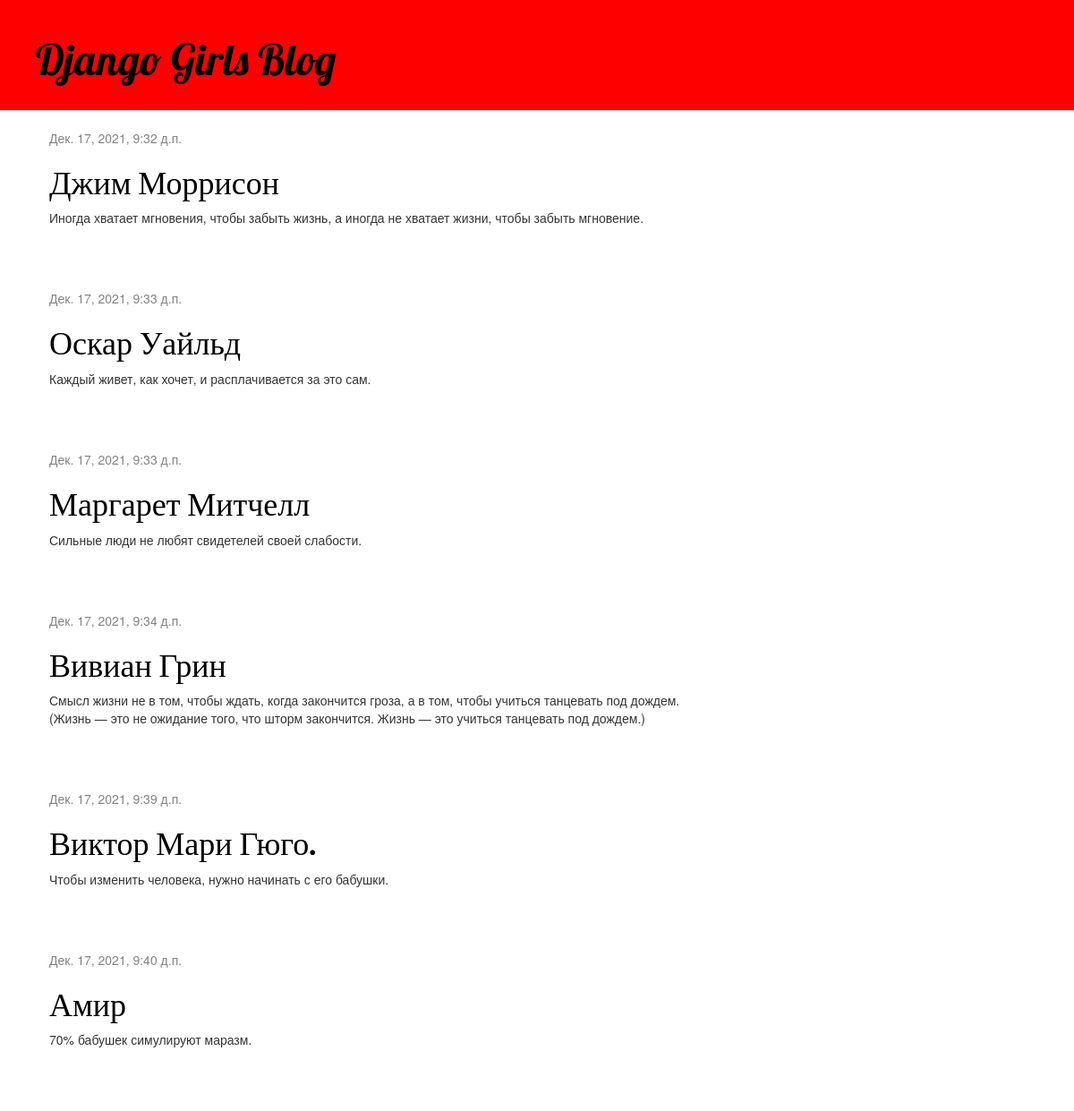
The page / on the database its author committed.
### blog/models.py (models this page shows, shortened)
class Post(models.Model):
    author = models.ForeignKey(settings.AUTH_USER_MODEL, on_delete=models.CASCADE)
    title = models.CharField(max_length=200)
    text = models.TextField()
    created_date = models.DateTimeField(default=timezone.now)
    published_date = models.DateTimeField(blank=True, null=True)

### blog/views.py (the view)
# urls.py: path('', views.post_list, name='post_list'),
def post_list(request):
    posts = Post.objects.filter(published_date__lte=timezone.now()).order_by('published_date')
    return render(request, 'blog/post_list.html', {'posts': posts})

### blog/templates/blog/post_list.html
{% extends 'blog/base.html' %}
{% block content %}
    {% for post in posts %}
        <div class="post">
            <div class="date">
                {{ post.published_date }}
            </div>
            <h1><a href="{% url 'post_detail' pk=post.pk %}">{{ post.title }}</a></h1>
            <p>{{ post.text|linebreaksbr }}</p>
        </div>
    {% endfor %}
{% endblock %}

### blog/static/css/blog.css (style rules this page uses)
h1, h2, h3, h4 { font-family: 'Lobster', cursive; }
.date { color: #828282; }
.post { margin-bottom: 70px; }
.post h1 a, .post h1 a:visited { color: #000000; }

### rows shown on the page
Post: published_date "Дек. 17, 2021, 9:32 д.п.", title "Джим Моррисон", text "Иногда хватает мгновения, чтобы забыть жизнь, а иногда не хватает жизни, чтобы забыть мгновение."
Post: published_date "Дек. 17, 2021, 9:33 д.п.", title "Оскар Уайльд", text "Каждый живет, как хочет, и расплачивается за это сам."
Post: published_date "Дек. 17, 2021, 9:33 д.п.", title "Маргарет Митчелл", text "Сильные люди не любят свидетелей своей слабости."
Post: published_date "Дек. 17, 2021, 9:34 д.п.", title "Вивиан Грин", text "Смысл жизни не в том, чтобы ждать, когда закончится гроза, а в том, чтобы учиться танцевать под дождем. (Жизнь — это не ожидание того, что шторм закончится. Жизнь — это учиться танцевать под дождем.)"
Post: published_date "Дек. 17, 2021, 9:39 д.п.", title "Виктор Мари Гюго.", text "Чтобы изменить человека, нужно начинать с его бабушки."
Post: published_date "Дек. 17, 2021, 9:40 д.п.", title "Амир", text "70% бабушек симулируют маразм."
